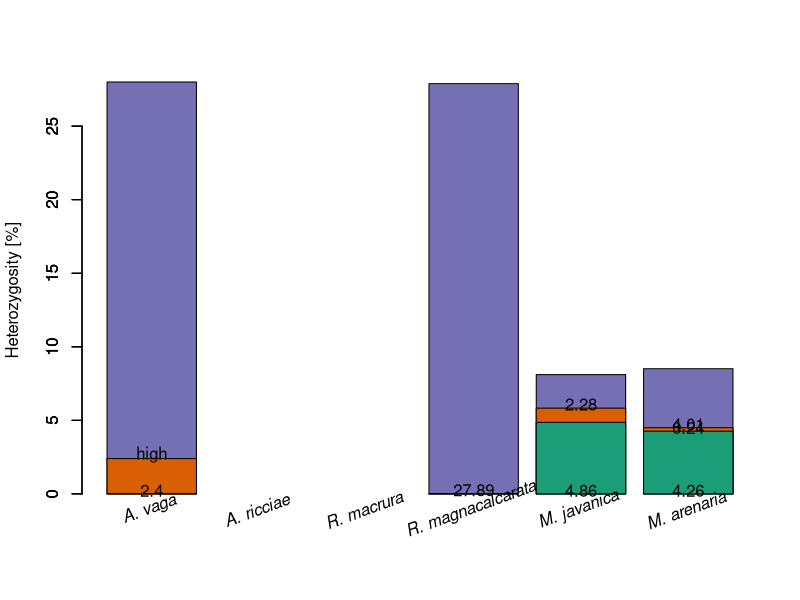

Source code (R):
# plotting barplots of heterozygosity of tetraploid speices
#
# Meloidogyne_javanica
# Meloidogyne_arenaria
# Adineta_vaga
# Adineta_ricciae
# Rotaria_macrura
# Rotaria_magnacalcarata

heter_tab <- read.table('tables/tetraploid_heterozygosity.tsv', header = T, row.names = 1)

heter_tab$heter <- (heter_tab$AABB + heter_tab$AAAB + heter_tab$AB)
heter_tab['Rmag1','heter'] <- heter_tab['Rmag1','AABB'] # all measured heterozygosity is between ohnologs
# truth is NA, close to 0, but don't know
# I need to set up these values so the the plot cleates boxes of 0 size
heter_tab['Rmag1',c('AB', 'AAAB')] <- 0
# we also don'jave reliable estimate of AAAB and AABB for A. vaga.
heter_tab$single_A_het <- heter_tab$AAAB + heter_tab$AB
heter_tab$single_A_het[1] <- heter_tab$AB[1]
heter_tab$AAAB[1] <- 0

ylim <- c(0, max(heter_tab$heter, na.rm = T))
# also I know that A. vaga has undetected high heterozygosty.
# So I will round up the highest other species
# because we can assume it's more
heter_tab['Avag1','heter'] <- ceiling(max(heter_tab$heter, na.rm = T))

# ColorBrewer2 palette (dark2, 3 colours)
pal <- c("#D95F02", "#7570B3", "#1B9E77")

pdf('figures/fig2b_heterozygosity_of_tetraploids.pdf')

bar_pos <- barplot(heter_tab$heter, col = pal[2],
                   ylab = 'Heterozygosity [%]')
barplot(heter_tab$single_A_het, col = pal[1], add = T)
barplot(heter_tab$AAAB, col = pal[3], add = T)

text(bar_pos, (heter_tab$single_A_het + 0.25), c('high', heter_tab$AABB[-1]))
text(bar_pos[c(1, 6)], heter_tab$AAAB[c(1, 6)] + 0.25, c(heter_tab$AB[c(1, 6)]))
text(bar_pos[c(5, 6)], 0.25, heter_tab$AAAB[c(5, 6)])

sp_labels <- c('A. vaga', 'A. ricciae',
               'R. macrura', 'R. magnacalcarata',
               'M. javanica', 'M. arenaria')

sp_labels <- lapply(paste0(sp_labels, " "), function(x){bquote(italic(.(x)))})
text(bar_pos, -1, do.call(expression, sp_labels), las = 1, srt = 20, xpd = TRUE)

# legend('topright', bty = 'n', c('AABB', 'AA\' or AAAB'), pch = 20, col = rev(pal))

dev.off()